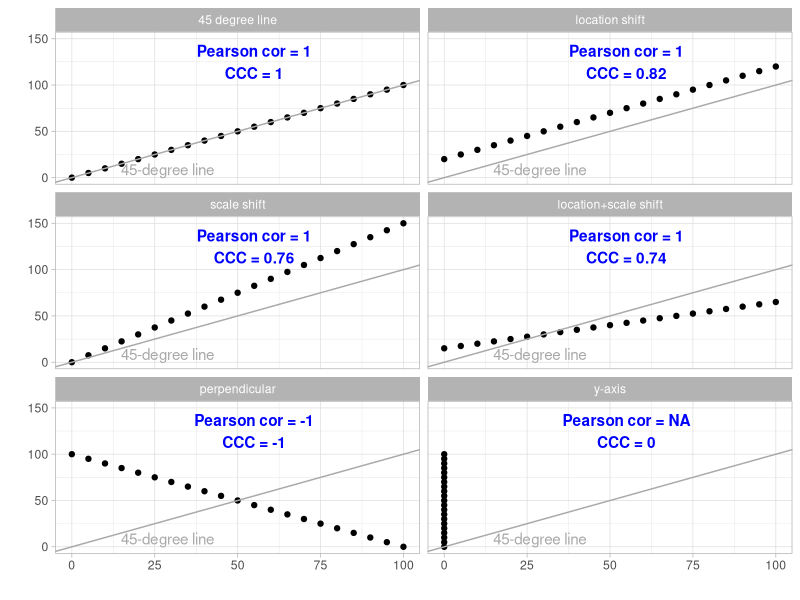
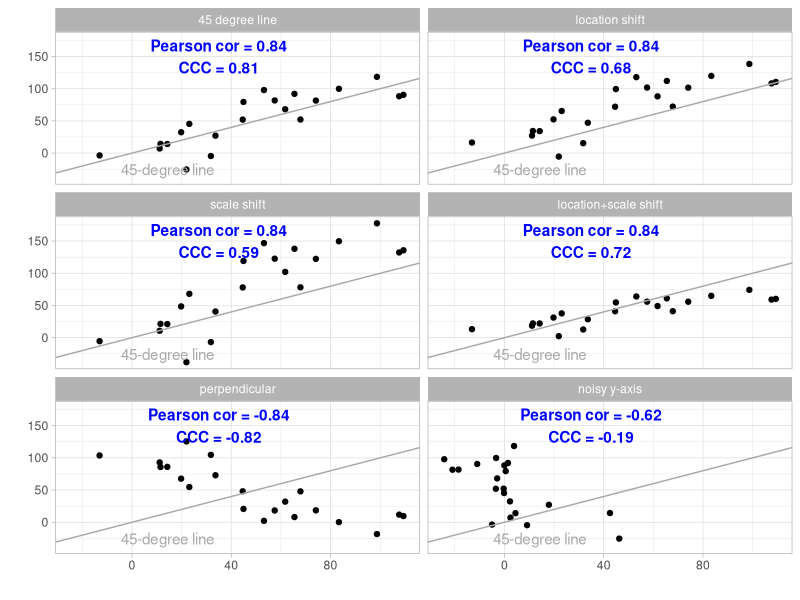
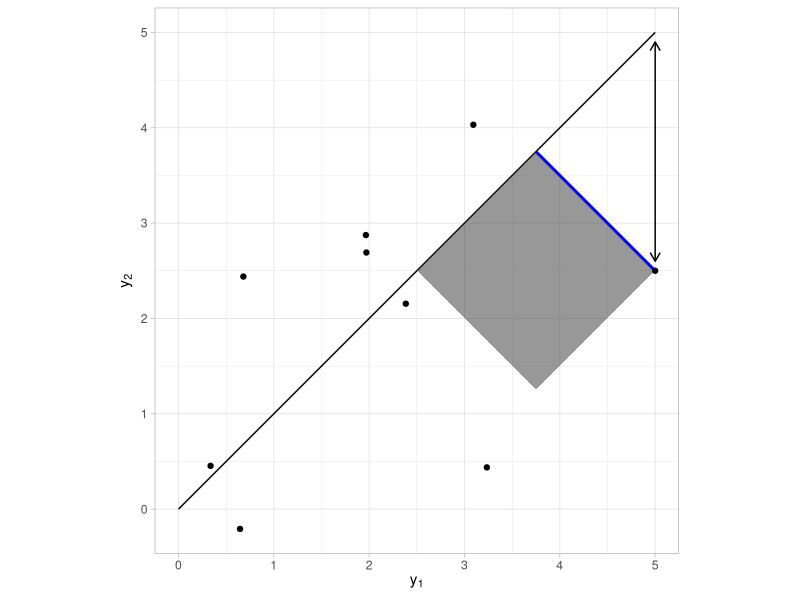
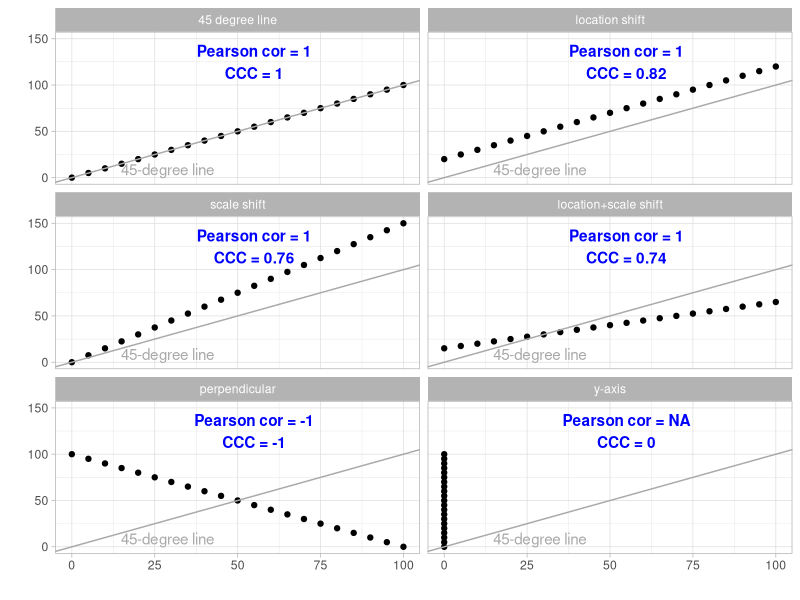
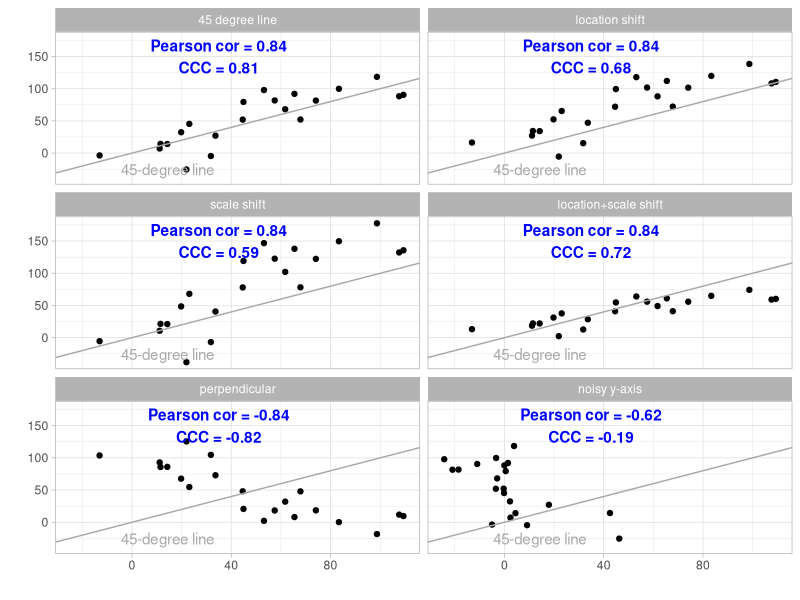
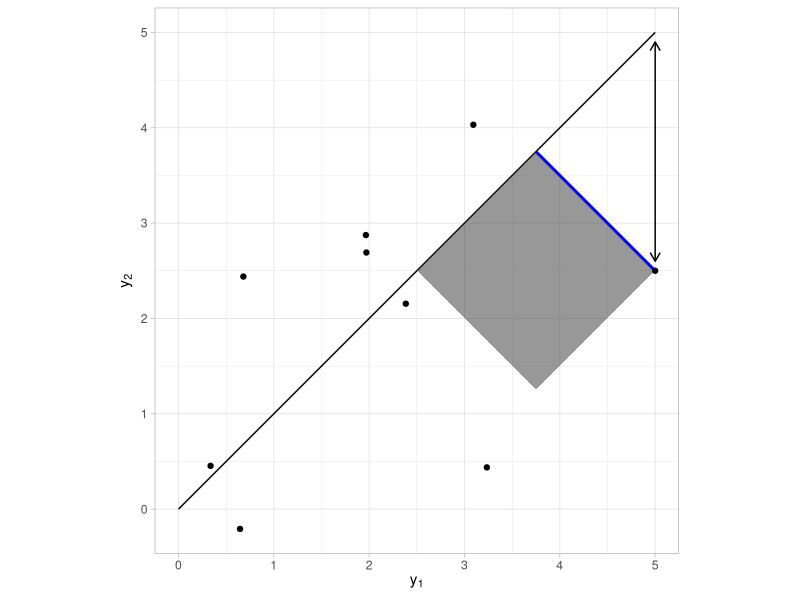

R code for these plots, in order:
library(tidyverse)
library(grid)  # for annotation_custom

my_ccc <- function(x, y) {
  n <- length(x)
  sxy <- cov(x, y) * (n-1) / n
  sx2 <- var(x) * (n-1) / n
  sy2 <- var(y) * (n-1) / n
  ccc <- 2 * sxy / (sx2 + sy2 + (mean(x) - mean(y))^2)
  return(ccc)
}

###########################################
### Comparison of CCC vs. Pearson's corr
###########################################

#--- No noise

xy <- tibble(x = 0:20*5, y = 0:20*5)
xy_locshift <- xy %>% mutate(y = y + 20, shift = "loc")
xy_scaleshift <- xy %>% mutate(y = y * 1.5, shift = "scale")
xy_locscaleshift <- xy %>% mutate(y = 0.5 * y + 15, shift = "locscale")
xy_inverseshift <- xy %>% mutate(y = -1 * y + 100, shift = "inverse")
xy_yaxis <- xy %>% mutate(x = 0, shift = "yaxis")
xy$shift <- "none"

xy_df <- bind_rows(xy, xy_locshift, xy_scaleshift, xy_locscaleshift, xy_inverseshift, xy_yaxis) %>%
  mutate(shift = factor(shift, levels = c("none", "loc", "scale", "locscale", "inverse", "yaxis"),
                        labels = c("45 degree line", "location shift", "scale shift", "location+scale shift", "perpendicular", "y-axis")))

annot_df <- tibble(shift = c("none", "loc", "scale", "locscale", "inverse", "yaxis"),
                   pearson = c(cor(xy$x, xy$y),
                               cor(xy_locshift$x, xy_locshift$y),
                               cor(xy_scaleshift$x, xy_scaleshift$y),
                               cor(xy_locscaleshift$x, xy_locscaleshift$y),
                               cor(xy_inverseshift$x, xy_inverseshift$y),
                               cor(xy_yaxis$x, xy_yaxis$y)),
                   ccc = c(my_ccc(xy$x, xy$y),
                           my_ccc(xy_locshift$x, xy_locshift$y),
                           my_ccc(xy_scaleshift$x, xy_scaleshift$y),
                           my_ccc(xy_locscaleshift$x, xy_locscaleshift$y),
                           my_ccc(xy_inverseshift$x, xy_inverseshift$y),
                           my_ccc(xy_yaxis$x, xy_yaxis$y)),
                   x_coord = rep(55, 6), y_coord = rep(125, 6)) %>%
  mutate(shift = factor(shift, levels = c("none", "loc", "scale", "locscale", "inverse", "yaxis"),
                        labels = c("45 degree line", "location shift", "scale shift", "location+scale shift", "perpendicular", "y-axis")))

annot45line <- grobTree(textGrob("45-degree line", x = 0.18,  y = 0.10, hjust=0,
                                 gp = gpar(col = "darkgrey", fontsize = 11)))
xy_df %>%
  ggplot() + geom_point(aes(x, y)) +
    geom_text(aes(x_coord, y_coord,
                  label = paste0("Pearson cor = ", round(pearson, 2), "\nCCC = ", round(ccc, 2)),
                  fontface = 2),
              color = "blue",
              data = annot_df) +
    geom_abline(intercept = 0, slope = 1, color = "darkgrey") +
    annotation_custom(annot45line) +
    facet_wrap(~shift, ncol = 2) + theme_light() +
    labs(x = "", y = "")

ggsave("../../img/2020-01-06-ccc/ccc_vs_pearson_no_noise.png")


#--- With white noise

xy <- tibble(x = 0:20*5 + rnorm(21, 0, 15), y = 0:20*5 + rnorm(21, 0, 15))
xy_locshift <- xy %>% mutate(y = y + 20, shift = "loc")
xy_scaleshift <- xy %>% mutate(y = y * 1.5, shift = "scale")
xy_locscaleshift <- xy %>% mutate(y = 0.5 * y + 15, shift = "locscale")
xy_inverseshift <- xy %>% mutate(y = -1 * y + 100, shift = "inverse")
xy_yaxis <- xy %>% mutate(x = rnorm(21, 0, 15), shift = "yaxis")
xy$shift <- "none"

xy_df <- bind_rows(xy, xy_locshift, xy_scaleshift, xy_locscaleshift, xy_inverseshift, xy_yaxis) %>%
  mutate(shift = factor(shift, levels = c("none", "loc", "scale", "locscale", "inverse", "yaxis"),
                        labels = c("45 degree line", "location shift", "scale shift", "location+scale shift", "perpendicular", "noisy y-axis")))

annot_df <- tibble(shift = c("none", "loc", "scale", "locscale", "inverse", "yaxis"),
                   pearson = c(cor(xy$x, xy$y),
                               cor(xy_locshift$x, xy_locshift$y),
                               cor(xy_scaleshift$x, xy_scaleshift$y),
                               cor(xy_locscaleshift$x, xy_locscaleshift$y),
                               cor(xy_inverseshift$x, xy_inverseshift$y),
                               cor(xy_yaxis$x, xy_yaxis$y)),
                   ccc = c(my_ccc(xy$x, xy$y),
                           my_ccc(xy_locshift$x, xy_locshift$y),
                           my_ccc(xy_scaleshift$x, xy_scaleshift$y),
                           my_ccc(xy_locscaleshift$x, xy_locscaleshift$y),
                           my_ccc(xy_inverseshift$x, xy_inverseshift$y),
                           my_ccc(xy_yaxis$x, xy_yaxis$y)),
                   x_coord = rep(35, 6), y_coord = rep(150, 6)) %>%
  mutate(shift = factor(shift, levels = c("none", "loc", "scale", "locscale", "inverse", "yaxis"),
                        labels = c("45 degree line", "location shift", "scale shift", "location+scale shift", "perpendicular", "noisy y-axis")))

annot45line <- grobTree(textGrob("45-degree line", x = 0.18,  y = 0.10, hjust=0,
                                 gp = gpar(col = "darkgrey", fontsize = 11)))
xy_df %>%
  ggplot() + geom_point(aes(x, y)) +
    geom_text(aes(x_coord, y_coord,
                  label = paste0("Pearson cor = ", round(pearson, 2), "\nCCC = ", round(ccc, 2)),
                  fontface = 2),
              color = "blue",
              data = annot_df) +
    geom_abline(intercept = 0, slope = 1, color = "darkgrey") +
    annotation_custom(annot45line) +
    facet_wrap(~shift, ncol = 2) + theme_light() +
    labs(x = "", y = "")

ggsave("../../img/2020-01-06-ccc/ccc_vs_pearson_noise.png")

###########################################
### Diagram of sq dist to 45 degre line
###########################################

df1 = tibble(y1 = 5, y2 = 2.5)
df2 = tibble(y1 = 0:5, y2 = 0:5)
df3 = tibble(y1 = c(5, 3.75, 2.5, 3.75),
             y2 = c(2.5, 3.75, 2.5, 1.25))
df4 = tibble(y1 = c(5, 5), y2 = c(2.5, 5))
set.seed(2020)
y1_rand = runif(8, 0, 5)
df5 = tibble(y1 = y1_rand, y2 = y1_rand + rnorm(8))

df2 %>%
  ggplot(aes(y1, y2)) + geom_line() +
  geom_polygon(data = df3, alpha = 0.5) +
  geom_segment(data = df1,
               mapping=aes(x = y1, y = y2+0.1, xend = y1, yend = y2+2.4),
               arrow=arrow(ends = "both", length = unit(0.1, "inches"))) + #, size=2, color="blue") + 
  geom_segment(data = df1,
               mapping=aes(x = y1, y = y2, xend = y1-1.25, yend = y2+1.25),
               size = 1, color = "blue") +
  geom_point(data = df1) + geom_point(data = df5) +
  xlab(expression(y[1])) + ylab(expression(y[2])) +
  theme_light() + coord_fixed()

ggsave("../../img/2020-01-06-ccc/sq_dist_to_45_degree_line.png", height=2, width=2, units = "in")
